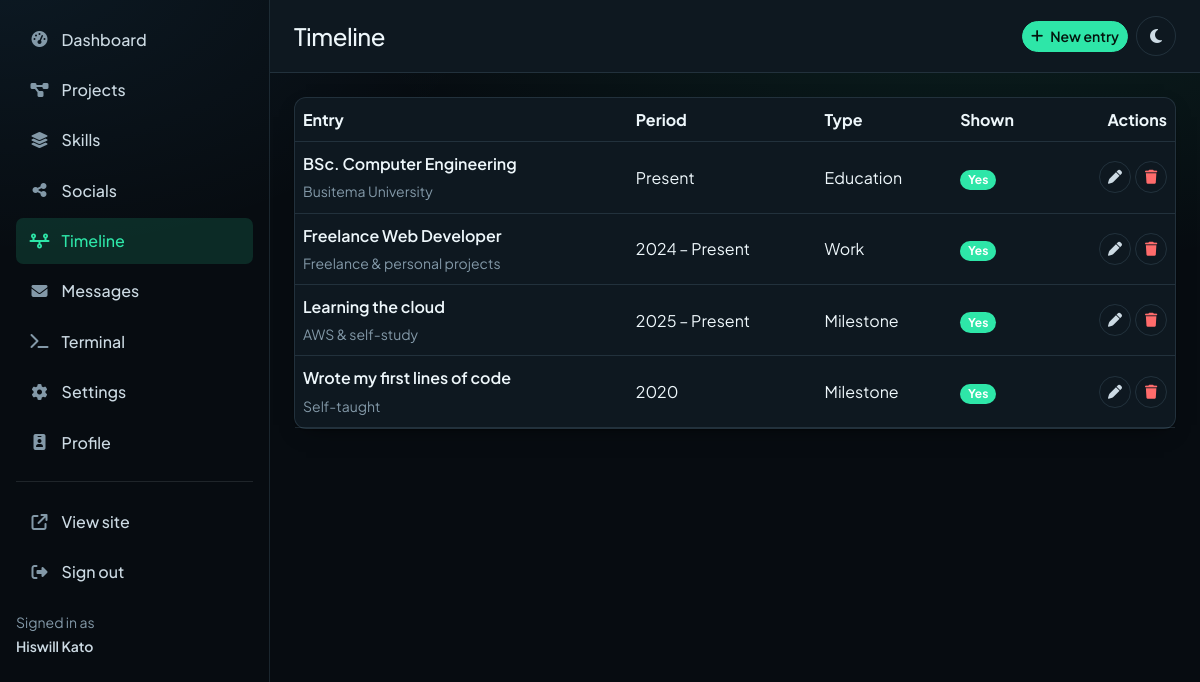
Screenshot of /admin/timelines.php (signed in) with the database file from the repository.
### tables this page shows
CREATE TABLE profile (
  id        INT UNSIGNED NOT NULL AUTO_INCREMENT,
  name      VARCHAR(80)  NOT NULL,
  alias     VARCHAR(40)  NOT NULL DEFAULT '',
  title     VARCHAR(120) NOT NULL,
  tagline   VARCHAR(200) NOT NULL DEFAULT '',
  bio       TEXT         NOT NULL,
  about     MEDIUMTEXT   NOT NULL,
  location  VARCHAR(120) NOT NULL DEFAULT '',
  campus    VARCHAR(160) NOT NULL DEFAULT '',
  degree    VARCHAR(160) NOT NULL DEFAULT '',
  email     VARCHAR(160) NOT NULL DEFAULT '',
  phone     VARCHAR(40)  NOT NULL DEFAULT '',
  avatar    VARCHAR(200) NOT NULL DEFAULT '',
  resume    VARCHAR(200) NOT NULL DEFAULT '',
  available TINYINT(1)   NOT NULL DEFAULT 1,
  updated   TIMESTAMP    NOT NULL DEFAULT CURRENT_TIMESTAMP ON UPDATE CURRENT_TIMESTAMP,
  PRIMARY KEY (id)
);

CREATE TABLE timeline (
  id     INT UNSIGNED NOT NULL AUTO_INCREMENT,
  title  VARCHAR(120) NOT NULL,
  place  VARCHAR(160) NOT NULL DEFAULT '',
  period VARCHAR(60)  NOT NULL DEFAULT '',
  detail VARCHAR(280) NOT NULL DEFAULT '',
  type   ENUM('education','work','milestone') NOT NULL DEFAULT 'milestone',
  sort   INT UNSIGNED NOT NULL DEFAULT 0,
  shown  TINYINT(1)   NOT NULL DEFAULT 1,
  PRIMARY KEY (id)
);

### app/db.php (called while the page is built, shortened)
<?php
function db(): mysqli
{
    static $conn = null;
    if ($conn === null) {
        try {
            $conn = new mysqli(DB_HOST, DB_USER, DB_PASS, DB_NAME);
            $conn->set_charset('utf8mb4');
        } catch (mysqli_sql_exception $problem) {
            http_response_code(503);
            $detail = SHOW_ERRORS ? '<p><code>' . htmlspecialchars($problem->getMessage()) . '</code></p>' : '';
            exit('<!doctype html><meta charset="utf-8"><title>Database unavailable</title>'
                . '<div style="font:16px/1.6 system-ui;max-width:36rem;margin:14vh auto;padding:0 1.5rem">'
                . '<h1 style="font-size:1.4rem">The database is not reachable.</h1>'
                . $detail
                . '<p>Check the <code>DB_*</code> values in <code>app/config.php</code> and that MariaDB is running.</p>'
                . '</div>');
        }
    }
    return $conn;
}
function query(string $sql, array $args = []): mysqli_stmt
{
    $statement = db()->prepare($sql);
    $statement->execute();
    return $statement;
}
function one(string $sql, array $args = []): ?array
{
    $row = query($sql, $args)->get_result()->fetch_assoc();
    return $row ?: null;
}
function all(string $sql, array $args = []): array
{
    return query($sql, $args)->get_result()->fetch_all(MYSQLI_ASSOC);
}

### app/data.php (called while the page is built, shortened)
<?php
function me(): array
{
    static $me = null;
    if ($me === null) {
        $me = one('SELECT * FROM profile ORDER BY id LIMIT 1') ?? [];
    }
    return $me;
}
function journeys(): array
{
    return [
        'education' => 'Education',
        'work' => 'Work',
        'milestone' => 'Milestone',
    ];
}

### admin/timelines.php (the view, shortened to what this page needs)
<?php
require __DIR__ . '/../app/init.php';
$title   = 'Timeline';
$actions = '<a class="btn btn-primary btn-sm" href="' . panel('timeline') . '">' . icon('fa-solid fa-plus') . ' New entry</a>';
$items   = all('SELECT * FROM timeline ORDER BY sort, id');
$labels  = journeys();
require __DIR__ . '/parts/header.php';
?>
<?php if ($items === []): ?>
    <div class="card p-5 text-center">
        <p class="text-body-secondary mb-3">No entries yet.</p>
        <a class="btn btn-primary" href="<?= panel('timeline') ?>"><?= icon('fa-solid fa-plus') ?> Add an entry</a>
    </div>
<?php else: ?>
    <div class="card">
        <div class="table-responsive">
            <table class="table table-hover align-middle mb-0">
                <thead>
                    <tr>
                        <th>Entry</th>
                        <th>Period</th>
                        <th>Type</th>
                        <th>Shown</th>
                        <th class="text-end">Actions</th>
                    </tr>
                </thead>
                <tbody>
                    <?php foreach ($items as $item): ?>
                        <tr>
                            <td>
                                <span class="fw-semibold d-block"><?= e($item['title']) ?></span>
                                <span class="small text-body-secondary"><?= e($item['place']) ?></span>
                            </td>
                            <td><?= e($item['period']) ?></td>
                            <td><?= e($labels[$item['type']] ?? $item['type']) ?></td>
                            <td>
                                <?php if ($item['shown']): ?>
                                    <span class="badge rounded-pill text-bg-success">Yes</span>
                                <?php else: ?>
                                    <span class="badge rounded-pill text-bg-secondary">No</span>
                                <?php endif; ?>
                            </td>
                            <td class="text-end">
                                <div class="d-inline-flex gap-1">
                                    <a class="btn btn-ghost btn-sm rounded-circle" href="<?= panel('timeline?id=' . $item['id']) ?>"
                                       title="Edit"><?= icon('fa-solid fa-pen') ?></a>
                                    <form method="post" action="<?= panel('timelines') ?>" class="d-inline">
                                        <button class="btn btn-ghost btn-sm rounded-circle text-danger" type="submit"
                                                data-confirm="Delete &quot;<?= e($item['title']) ?>&quot;?"
                                                title="Delete"><?= icon('fa-solid fa-trash') ?></button>
                                    </form>
                                </div>
                            </td>
                        </tr>
                    <?php endforeach; ?>
                </tbody>
            </table>
        </div>
    </div>
<?php endif; ?>
<?php require __DIR__ . '/parts/footer.php'; ?>

### app/functions.php (shortened to what this page needs)
<?php
function e(mixed $value): string
{
    return htmlspecialchars((string) $value, ENT_QUOTES, 'UTF-8');
}
function url(string $path = ''): string
{
    if (BASE_URL !== '') {
        $base = rtrim(BASE_URL, '/');
    } else {
        $scheme = (($_SERVER['HTTPS'] ?? '') === 'on') ? 'https' : 'http';
        $base = $scheme . '://' . ($_SERVER['HTTP_HOST'] ?? 'localhost');
    }
    return $path === '' ? $base : $base . '/' . ltrim($path, '/');
}
function asset(string $path): string
{
    return url('assets/' . ltrim($path, '/'));
}
function panel(string $path = ''): string
{
    return url('admin/' . ltrim($path, '/'));
}
function icon(string $classes): string
{
    return '<i class="' . e($classes) . '" aria-hidden="true"></i>';
}
function themeToggle(string $extra = ''): string
{
    $extra = $extra === '' ? '' : ' ' . $extra;
    return '<button type="button" class="btn btn-ghost rounded-circle theme-toggle' . $extra
        . '" aria-label="Switch theme">'
        . icon('fa-solid fa-moon') . icon('fa-solid fa-sun') . '</button>';
}
function owner(): ?array
{
    return $_SESSION['user'] ?? null;
}
function guard(): array
{
    $user = owner();
    return $user;
}

### admin/parts/header.php (shortened to what this page needs)
<?php
$user = guard();
$me   = me();
$here = basename($_SERVER['SCRIPT_NAME'] ?? 'index.php', '.php');
$label = $title ?? 'Dashboard';
$menu = [
    ['index',    ['index'],                     'Dashboard', 'fa-solid fa-gauge-high'],
    ['projects', ['projects', 'project'],       'Projects',  'fa-solid fa-diagram-project'],
    ['skills',   ['skills', 'skill'],           'Skills',    'fa-solid fa-layer-group'],
    ['socials',  ['socials', 'social'],         'Socials',   'fa-solid fa-share-nodes'],
    ['timelines', ['timelines', 'timeline'],    'Timeline',  'fa-solid fa-timeline'],
    ['messages', ['messages', 'message'],       'Messages',  'fa-solid fa-envelope'],
    ['terminal', ['terminal'],                  'Terminal',  'fa-solid fa-terminal'],
    ['settings', ['settings'],                  'Settings',  'fa-solid fa-gear'],
    ['profile',  ['profile'],                   'Profile',   'fa-solid fa-id-badge'],
];
?>
<!doctype html>
<html lang="en" data-theme="dark" data-bs-theme="dark">
<head>
<link rel="stylesheet" href="<?= asset('css/bootstrap.min.css') ?>">
<link rel="stylesheet" href="<?= asset('css/all.min.css') ?>">
<link rel="stylesheet" href="<?= asset('css/style.css') ?>">
</head>
<body>
<div class="admin-shell d-flex">
    <div class="offcanvas-lg offcanvas-start admin-side" id="sidebar" tabindex="-1" aria-label="Admin menu">
        <div class="offcanvas-body d-flex flex-column p-3">
            <nav class="d-grid gap-1">
                <?php foreach ($menu as [$key, $scripts, $text, $glyph]): ?>
                    <?php $active = in_array($here, $scripts, true); ?>
                    <a class="admin-link<?= $active ? ' active' : '' ?>" href="<?= panel($key === 'index' ? '' : $key) ?>">
                        <i class="<?= e($glyph) ?>"></i>
                        <span><?= e($text) ?></span>
                    </a>
                <?php endforeach; ?>
            </nav>
            <hr class="my-3">
            <nav class="d-grid gap-1">
                <a class="admin-link" href="<?= url() ?>" target="_blank" rel="noopener">
                    <i class="fa-solid fa-arrow-up-right-from-square"></i><span>View site</span>
                </a>
                <a class="admin-link" href="<?= panel('logout') ?>">
                    <i class="fa-solid fa-right-from-bracket"></i><span>Sign out</span>
                </a>
            </nav>
            <div class="mt-auto pt-3 small text-body-secondary">
                Signed in as<br><span class="fw-semibold text-body"><?= e($user['name']) ?></span>
            </div>
        </div>
    </div>
    <div class="flex-grow-1 min-width-0">
        <header class="d-flex align-items-center gap-3 px-3 px-lg-4 py-3 border-bottom"
                style="background: var(--surface); position: sticky; top: 0; z-index: 1020;">
            <h1 class="h4 mb-0"><?= e($label) ?></h1>
            <div class="ms-auto d-flex align-items-center gap-2">
                <?php if (!empty($actions)): ?>
                    <div class="d-flex flex-wrap gap-2"><?= $actions ?></div>
                <?php endif; ?>
                <?= themeToggle() ?>
            </div>
        </header>
        <div class="p-3 p-lg-4">

### rows the page displays
profile: name "Hiswill Kato"
timeline: title "BSc. Computer Engineering", place "Busitema University", period "Present", type "Education", shown "Yes"
timeline: title "Freelance Web Developer", place "Freelance & personal projects", period "2024 – Present", type "Work", shown "Yes"
timeline: title "Learning the cloud", place "AWS & self-study", period "2025 – Present", type "Milestone", shown "Yes"
timeline: title "Wrote my first lines of code", place "Self-taught", period "2020", type "Milestone", shown "Yes"

### other values shown
$text "Dashboard"
$text "Projects"
$text "Skills"
$text "Socials"
$text "Timeline"
$text "Messages"
$text "Terminal"
$text "Settings"
$text "Profile"
$label "Timeline"
